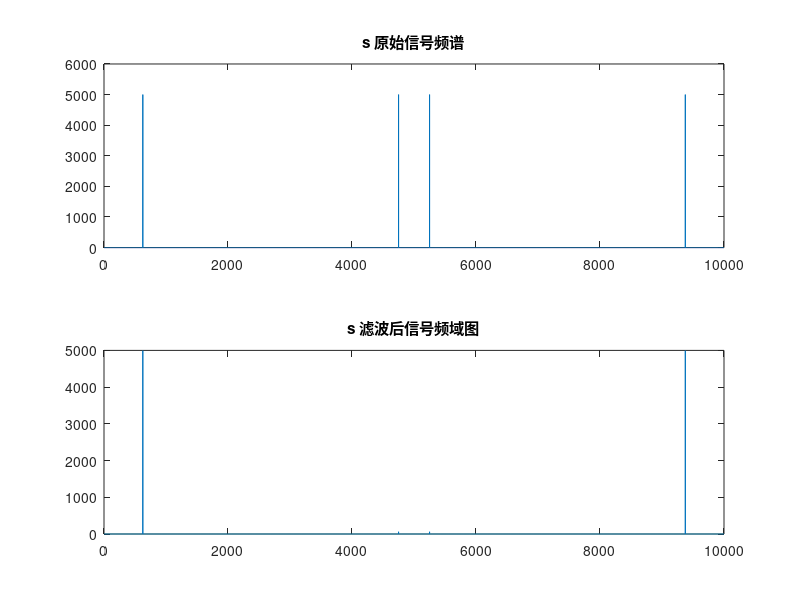
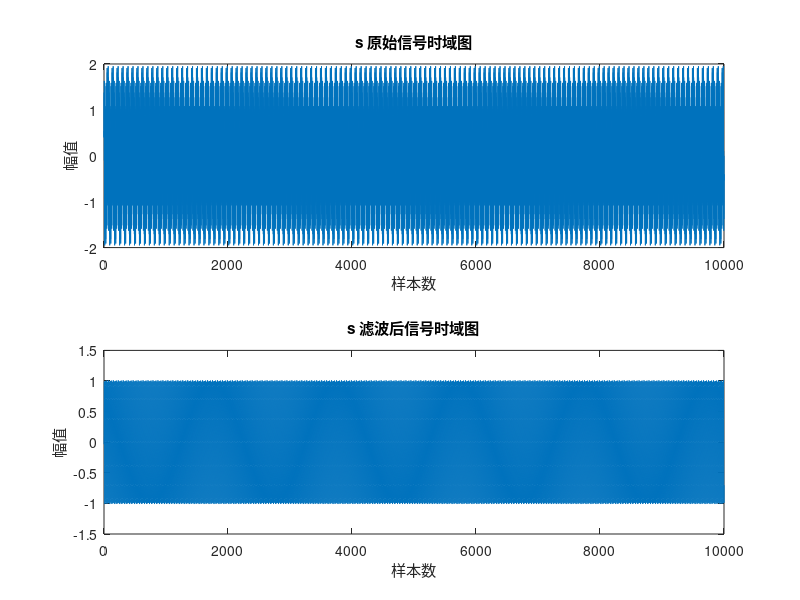

MATLAB code to generate these figures, in order:
load('s.mat');
load("speech.mat");

% s = speech'; % 或者 s = s;
Fs = 8000;

% 定义滤波器和FFT长度
h = [-0.0625, 0.25, 0.625, 0.25, -0.0625];
N = 12; % 每个数据块的长度
M = length(h);
L = N; % 每个数据块的长度等于FFT长度

filtered_signal = zeros(1,length(s));
    filtered_signal = zeros(1,length(s));
    % first block
    index_start = 1;
    index_end = 12;
    tempdata = ifft(fft(s(index_start:index_end),16) .* fft(h,16));
    filtered_signal(index_start:index_end) = tempdata(1:12);
    last_tempdata = [tempdata(13:16) zeros(1,8)]; % last 4 elements plus 00000000
    % middle blocks
    for i= 2: (length(s) - 1) / 12
        % 1+ (i - 1) * 12
        index_start = 1+ (i - 1) * 12;
        index_end = i * 12;
        tempdata = ifft(fft(s(index_start:index_end),16) .* fft(h,16));
        filtered_signal(index_start:index_end) = last_tempdata + tempdata(1:12);
        last_tempdata = [tempdata(13:16) zeros(1,8)];
    end
    % last block
    i = i + 1;
    index_start = 1+ (i - 1) * 12;
    index_end = length(s);
    tempdata = ifft(fft(s(index_start:index_end),16) .* fft(h,16));
    tempdata(1:12) = last_tempdata + tempdata(1:12);
    filtered_signal(index_start:index_end) = tempdata(1:index_end-index_start+1);

% 绘制原始信号和滤波后信号的频谱
figure;
subplot(2, 1, 1);
plot(abs(fft(s)));
title('s 原始信号频谱');

subplot(2, 1, 2);
plot(abs(fft(filtered_signal)));
title('s 滤波后信号频域图');

% 播放原始信号和滤波后的信号
soundsc(s, Fs); % 原始信号 s
pause(length(s) / Fs);
soundsc(real(filtered_signal), Fs); % 滤波后的信号 s

% 绘制时域波形图
figure;
subplot(2, 1, 1);
plot(s);
title('s 原始信号时域图');
xlabel('样本数');
ylabel('幅值');

subplot(2, 1, 2);
plot(real(filtered_signal));
title('s 滤波后信号时域图');
xlabel('样本数');
ylabel('幅值');


s_filtered = filter(h, 1, s);
qqqq=filtered_signal-s_filtered;